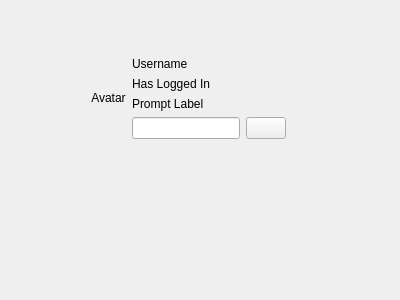
<?xml version="1.0" encoding="UTF-8"?>
<ui version="4.0">
 <class>MainWindow</class>
 <widget class="QMainWindow" name="MainWindow">
  <property name="geometry">
   <rect>
    <x>0</x>
    <y>0</y>
    <width>400</width>
    <height>300</height>
   </rect>
  </property>
  <property name="windowTitle">
   <string>MainWindow</string>
  </property>
  <widget class="QWidget" name="centralWidget">
   <widget class="QWidget" name="widgetLockScreen" native="true">
    <property name="geometry">
     <rect>
      <x>0</x>
      <y>0</y>
      <width>377</width>
      <height>196</height>
     </rect>
    </property>
    <layout class="QHBoxLayout" name="hLayoutLockScreen">
     <item>
      <spacer name="horizontalSpacer">
       <property name="orientation">
        <enum>Qt::Horizontal</enum>
       </property>
       <property name="sizeHint" stdset="0">
        <size>
         <width>43</width>
         <height>20</height>
        </size>
       </property>
      </spacer>
     </item>
     <item>
      <layout class="QVBoxLayout" name="vLayoutLeft">
       <item>
        <spacer name="verticalSpacer_3">
         <property name="orientation">
          <enum>Qt::Vertical</enum>
         </property>
         <property name="sizeHint" stdset="0">
          <size>
           <width>20</width>
           <height>40</height>
          </size>
         </property>
        </spacer>
       </item>
       <item>
        <widget class="QLabel" name="lblAvatar">
         <property name="text">
          <string>Avatar</string>
         </property>
         <property name="alignment">
          <set>Qt::AlignCenter</set>
         </property>
        </widget>
       </item>
       <item>
        <spacer name="verticalSpacer_4">
         <property name="orientation">
          <enum>Qt::Vertical</enum>
         </property>
         <property name="sizeHint" stdset="0">
          <size>
           <width>20</width>
           <height>40</height>
          </size>
         </property>
        </spacer>
       </item>
      </layout>
     </item>
     <item>
      <layout class="QVBoxLayout" name="vLayoutRight">
       <item>
        <spacer name="verticalSpacer">
         <property name="orientation">
          <enum>Qt::Vertical</enum>
         </property>
         <property name="sizeHint" stdset="0">
          <size>
           <width>20</width>
           <height>40</height>
          </size>
         </property>
        </spacer>
       </item>
       <item>
        <widget class="QLabel" name="lblUsername">
         <property name="text">
          <string>Username</string>
         </property>
        </widget>
       </item>
       <item>
        <widget class="QLabel" name="lblLogged">
         <property name="text">
          <string>Has Logged In</string>
         </property>
        </widget>
       </item>
       <item>
        <widget class="QLabel" name="lblPrompt">
         <property name="text">
          <string>Prompt Label</string>
         </property>
        </widget>
       </item>
       <item>
        <layout class="QHBoxLayout" name="hLayoutPWD">
         <item>
          <widget class="QLineEdit" name="lineEditPassword"/>
         </item>
         <item>
          <widget class="QPushButton" name="btnUnlock">
           <property name="text">
            <string>Prompt Label</string>
            <string>Unlock</string>
           </property>
          </widget>
         </item>
        </layout>
       </item>
       <item>
        <spacer name="verticalSpacer_2">
         <property name="orientation">
          <enum>Qt::Vertical</enum>
         </property>
         <property name="sizeHint" stdset="0">
          <size>
           <width>20</width>
           <height>40</height>
          </size>
         </property>
        </spacer>
       </item>
      </layout>
     </item>
     <item>
      <spacer name="horizontalSpacer_2">
       <property name="orientation">
        <enum>Qt::Horizontal</enum>
       </property>
       <property name="sizeHint" stdset="0">
        <size>
         <width>42</width>
         <height>20</height>
        </size>
       </property>
      </spacer>
     </item>
    </layout>
   </widget>
  </widget>
 </widget>
 <layoutdefault spacing="6" margin="11"/>
 <resources/>
 <connections/>
</ui>
